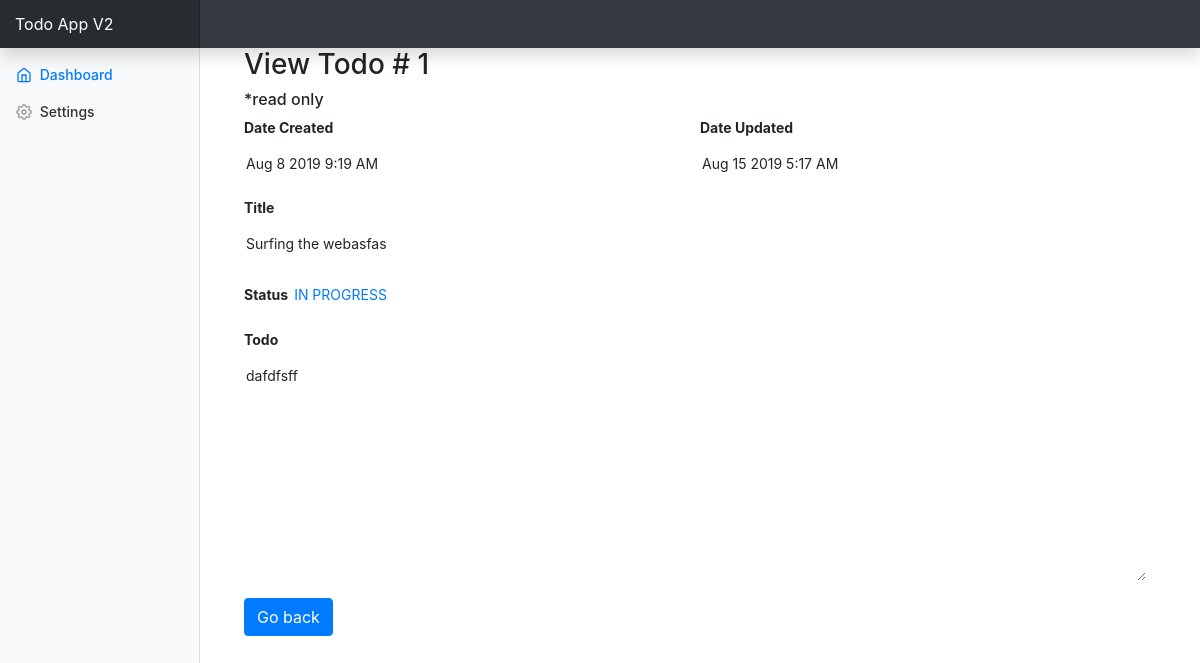
Screenshot of /views/user/view_todo.php?t_id=72&u_id=16&c=1 (signed in) with the database file from the repository.
### tables this page shows
CREATE TABLE `todos` (
  `todo_id` int(11) NOT NULL,
  `user_id` int(11) NOT NULL,
  `title` varchar(40) NOT NULL,
  `content` text NOT NULL,
  `status` enum('IN PROGRESS','DONE') NOT NULL,
  `date_created` timestamp NOT NULL DEFAULT current_timestamp(),
  `date_updated` timestamp NOT NULL DEFAULT current_timestamp()
);

CREATE TABLE `users` (
  `user_id` int(11) NOT NULL,
  `username` varchar(30) NOT NULL,
  `password` varchar(100) NOT NULL,
  `firstname` varchar(30) NOT NULL,
  `lastname` varchar(30) NOT NULL,
  `email` varchar(40) NOT NULL,
  `user_role_id` int(11) NOT NULL,
  `vkey` varchar(100) NOT NULL,
  `verified` tinyint(1) NOT NULL DEFAULT 0,
  `date_created` timestamp NOT NULL DEFAULT current_timestamp(),
  `date_updated` timestamp NOT NULL DEFAULT current_timestamp()
);

### model/config.php (called while the page is built, shortened)
<?php
function query($query, $con) {
    return $con->query($query);
}

### views/user/view_todo.php (the view, shortened to what this page needs)
<?php
$root = $_SERVER['DOCUMENT_ROOT'];
require $root . "/TODOapp/model/config.php";
$userCountTodo = $_GET['c'];
$todoId = htmlspecialchars($_GET["t_id"]);
$userId = htmlspecialchars($_GET["u_id"]);
$sql = "SELECT * FROM todos t
        JOIN users u ON t.user_id = u.user_id
        WHERE todo_id='$todoId' AND t.user_id='$userId'";
$result = query($sql, $mysqli);
$data = mysqli_fetch_assoc($result);
$role_id = $_SESSION['status']['user_role_id'];
$todo_check = $todoId == $data["todo_id"];
$username_check = $data['username'] == $_SESSION['status']['user'];
$user_verify = ($role_id == 2 && $todo_check && $username_check)? 'user' :
                ($role_id == 1 && $todo_check)? 'admin' : false;
?>
<?php require "../template/header.php"; ?>
<div class="container-fluid">
    <nav class="col-md-2 d-none d-md-block bg-light sidebar">
        <div class="sidebar-sticky">
            <ul class="nav flex-column">
                <li class="nav-item">
                    <a href="#" class="nav-link active">
                        <span data-feather="home"></span>
                        Dashboard
                    </a>
                </li>
                <li class="nav-item">
                    <a href="#" class="nav-link">
                        <span data-feather="settings"></span>
                        Settings
                    </a>
                </li>
            </ul>
        </div>
    </nav>
    <main role="main" class="col-md-9 ml-sm-auto col-lg-10 px-4">
    <?php if($user_verify == 'user' || $user_verify == 'admin') : ?>
        <h3>View Todo # <?php echo $userCountTodo; ?></h3>
        <h6> *read only </h6>
        <form class="form">
            <div class="form-row">
                <div class="form-group col-md-6">
                    <label for="" class="font-weight-bold">Date Created</label>
                    <input type="text" value="<?php echo date('M j Y g:i A', strtotime($data["date_created"])); ?>" class="form-control-plaintext" disabled>
                </div>
                <div class="form-group col-md-6">
                    <label for="" class="font-weight-bold">Date Updated</label>
                    <input type="text" value="<?php echo date('M j Y g:i A', strtotime($data["date_updated"])); ?>" class="form-control-plaintext" disabled>
                </div>
            </div>
            <div class="form-group">
                <label for="" class="font-weight-bold">Title</label>
                <input type="text" class="form-control-plaintext" value="<?php echo $data["title"]; ?>" disabled>
            </div>
            <div class="form-group">
                <label for="" class="font-weight-bold">Status</label>
                <div class="form-check form-check-inline">
                <?php
                    if($data["status"] == 'DONE') {
                        echo  "<input type='text' class='form-control-plaintext text-success' value='DONE' disabled>";
                    } else {
                        echo  "<input type='text' class='form-control-plaintext text-primary' value='IN PROGRESS' disabled>";
                    }
                ?>
                </div>
            </div>
            <div class="form-group">
                <label for="" class="font-weight-bold">Todo</label>
                <textarea cols="30" rows="10" class="form-control-plaintext" disabled><?php echo $data["content"]; ?></textarea>
            </div>
        </form>
    <?php else: ?>
        <div class="jumbotron">
            <div class="display-3 text-danger">Todo does not exist</div>
        </div>
    <?php endif; ?>
    <?php
        if($_SESSION["status"]["user_role_id"] == 2) {
            echo "<a href='view_user_home.php' class='btn btn-primary'>Go back</a>";
        } elseif($_SESSION["status"]["user_role_id"] == 1) {
            $user_id = htmlspecialchars($_GET["u_id"]);
            echo "<a href='../admin/view_admin_home.php?v_id=$user_id' class='btn btn-primary'>Go back</a>";
        }
    ?>
    </main>
</div>
<?php require "../template/footer.php"; ?>

### views/styles/dashboard.css (style rules this page uses)
body { font-size: .875rem; }
.feather { width: 16px; height: 16px; vertical-align: text-bottom; }
.sidebar { position: fixed; top: 0; bottom: 0; left: 0; z-index: 100; padding: 48px 0 0; box-shadow: inset -1px 0 0 rgba(0, 0, 0, .1); }
.sidebar-sticky { position: relative; top: 0; height: calc(100vh - 48px); padding-top: .5rem; overflow-x: hidden; overflow-y: auto; }
.sidebar .nav-link { font-weight: 500; color: #333; }
.sidebar .nav-link .feather { margin-right: 4px; color: #999; }
.sidebar .nav-link.active { color: #007bff; }
.sidebar .nav-link:hover .feather, .sidebar .nav-link.active .feather { color: inherit; }
[role="main"] { padding-top: 133px; }
@media (min-width: 768px) { [role="main"] { padding-top: 48px; } }

### rows the page displays
todos: user.date_created "Aug 8 2019 9:19 AM", user.date_updated "Aug 15 2019 5:17 AM", title "Surfing the webasfas", content "dafdfsff"

### other values shown
$userCountTodo "1"
